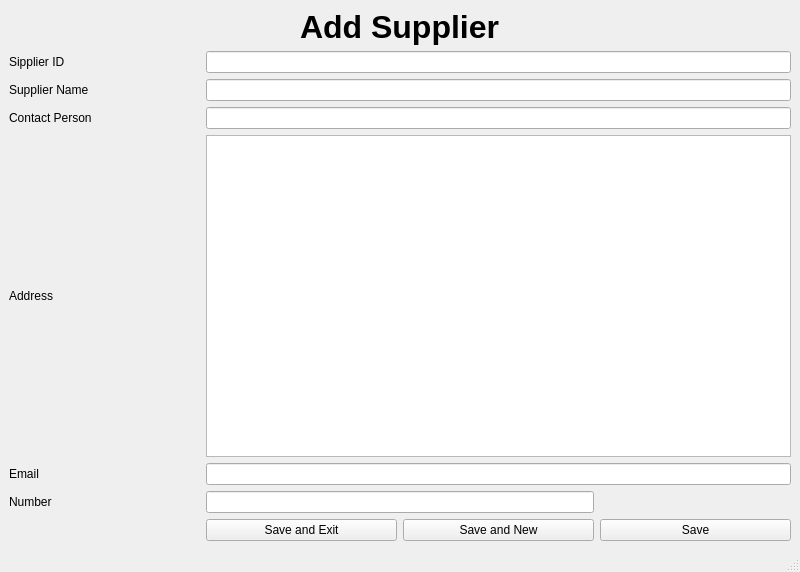
<?xml version="1.0" encoding="UTF-8"?>
<ui version="4.0">
 <class>MainWindow</class>
 <widget class="QMainWindow" name="MainWindow">
  <property name="geometry">
   <rect>
    <x>0</x>
    <y>0</y>
    <width>800</width>
    <height>572</height>
   </rect>
  </property>
  <property name="windowTitle">
   <string>Add Customer</string>
  </property>
  <widget class="QWidget" name="centralwidget">
   <layout class="QGridLayout" name="gridLayout">
    <item row="0" column="0" colspan="4" alignment="Qt::AlignHCenter">
     <widget class="QLabel" name="label_8">
      <property name="font">
       <font>
        <pointsize>24</pointsize>
        <weight>75</weight>
        <bold>true</bold>
       </font>
      </property>
      <property name="text">
       <string>Add Supplier</string>
      </property>
     </widget>
    </item>
    <item row="1" column="0">
     <widget class="QLabel" name="label">
      <property name="text">
       <string>Sipplier ID</string>
      </property>
     </widget>
    </item>
    <item row="4" column="1" colspan="3">
     <widget class="QTextEdit" name="address_text_edit"/>
    </item>
    <item row="7" column="1" colspan="2">
     <widget class="QLineEdit" name="number_line_edit"/>
    </item>
    <item row="2" column="0">
     <widget class="QLabel" name="label_2">
      <property name="text">
       <string>Supplier Name</string>
      </property>
     </widget>
    </item>
    <item row="8" column="3">
     <widget class="QPushButton" name="save_btn">
      <property name="text">
       <string>Save</string>
      </property>
     </widget>
    </item>
    <item row="8" column="1">
     <widget class="QPushButton" name="save_n_exit_btn">
      <property name="text">
       <string>Save and Exit</string>
      </property>
     </widget>
    </item>
    <item row="3" column="0">
     <widget class="QLabel" name="label_4">
      <property name="text">
       <string>Contact Person</string>
      </property>
     </widget>
    </item>
    <item row="6" column="0">
     <widget class="QLabel" name="label_6">
      <property name="text">
       <string>Email</string>
      </property>
     </widget>
    </item>
    <item row="1" column="1" colspan="3">
     <widget class="QLineEdit" name="supplier_id_line_edit"/>
    </item>
    <item row="6" column="1" colspan="3">
     <widget class="QLineEdit" name="email_line_edit"/>
    </item>
    <item row="7" column="0">
     <widget class="QLabel" name="label_9">
      <property name="text">
       <string>Number</string>
      </property>
     </widget>
    </item>
    <item row="3" column="1" colspan="3">
     <widget class="QLineEdit" name="contact_person_line_edit"/>
    </item>
    <item row="2" column="1" colspan="3">
     <widget class="QLineEdit" name="supplier_name_line_edit"/>
    </item>
    <item row="8" column="2">
     <widget class="QPushButton" name="save_n_new_btn">
      <property name="text">
       <string>Save and New</string>
      </property>
     </widget>
    </item>
    <item row="4" column="0">
     <widget class="QLabel" name="label_3">
      <property name="text">
       <string>Address</string>
      </property>
     </widget>
    </item>
   </layout>
  </widget>
  <widget class="QStatusBar" name="statusbar"/>
 </widget>
 <resources/>
 <connections/>
</ui>
